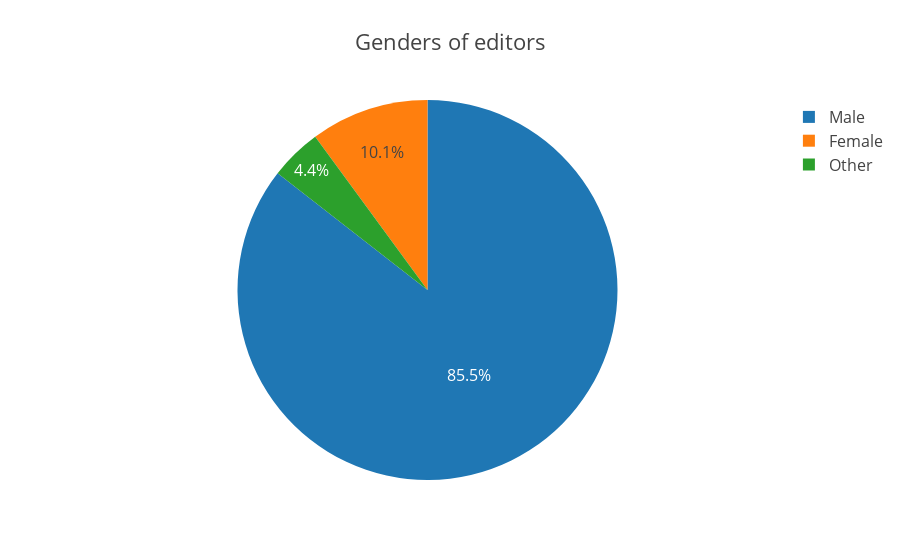

The notebook cell saved with this chart:
### Code cell
gender_id_to_name =\
    lambda id: bb_conn.execute(select([Gender.name]).where(Gender.id == id)).fetchone()[0]
genders_tuples = bb_conn.execute(select([Editor.gender_id]).where(Editor.gender_id != None))
genders = list(__.map(lambda g: gender_id_to_name(g[0]), genders_tuples))
genders_occurences = dict(collections.Counter(genders))

plt.iplot({
    'data': [go.Pie(
        labels=list(genders_occurences.keys()),
        values=list(genders_occurences.values())
    )],
    'layout': {
        'title': 'Genders of editors',
        'font': {
            'size': 16
        }
    }
}, config=default_plotly_config)

### Figure 1 — Plotly figure (JSON) as saved in the notebook; plotly's stock layout.template omitted (floating-point values rounded to 4 significant figures)
{"data": [{"labels": ["Male", "Other", "Female"], "type": "pie", "values": [136, 7, 16]}], "layout": {"font": {"size": 16}, "title": "Genders of editors"}}
